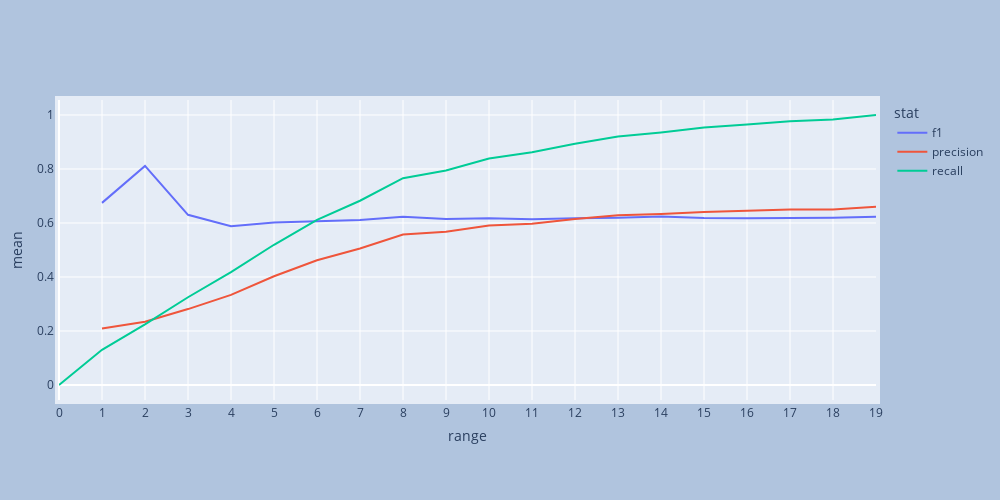

The notebook cell saved with this chart:
### Code cell
import seaborn as sns 
import matplotlib.pyplot as plt 

means_f1= f1_df_play.iloc[:,1:].mean(axis=0, skipna=True)
std_f1= f1_df_play.iloc[:,1:].std(axis=0, skipna=True)
f1_stats= pd.DataFrame(
    {
        "range": [r for r in range(0,max_remap)],
        "mean": means_f1,
        "std": std_f1,
        "stat": "f1"
    }
)

means_precision= precision_df_play.iloc[:,1:].mean(axis=0, skipna=True)
std_precision= precision_df_play.iloc[:,1:].std(axis=0, skipna=True)
precision_stats= pd.DataFrame(
    {
        "range": [r for r in range(0,max_remap)],
        "mean": means_precision,
        "std": std_precision,
        "stat": "precision"
    }
)


means_recall= recall_df_play.iloc[:,1:].mean(axis=0, skipna=True)   
std_recall= recall_df_play.iloc[:,1:].std(axis=0, skipna=True)
recall_stats= pd.DataFrame(
    {
        "range": [r for r in range(0,max_remap)],
        "mean": means_recall,
        "std": std_recall,
        "stat": "recall"
    }
)

compound_stats= pd.concat([f1_stats, precision_stats, recall_stats], axis=0).reset_index(drop=True)
compound_horizontal= pd.DataFrame(
    {   
        "precision": means_precision,
        "recall": means_recall,
    }

)

## plotly lineplot

import plotly.express as px

plt.figure(figsize=(10,5))
fig = px.line(compound_stats, x="range", y="mean", color='stat')

# plotly image size

fig.update_layout(
    autosize=False,
    width=1000,
    height=500,
    margin=dict(
        
        l=50,
        r=50,
        b=100,
        t=100,
        pad=4

    ),
    paper_bgcolor="LightSteelBlue",
)

# Plotly xticks

fig.update_xaxes(
    tickmode = 'array',
    tickvals = tuple(range(0, max_remap)),
)

fig.show()

## seaborn plot with std

sns.set_theme(style="whitegrid")
plt.figure(figsize=(10,5))

sns.lineplot(
    data=compound_stats,
    x="range",
    y="mean",
    hue= "stat"

)

plt.xticks(range(0, max_remap))

plt.show()


plt.figure(figsize=(10,5))
plt.errorbar(range(0, max_remap), means_f1, yerr=std_f1, fmt='o')
plt.errorbar(range(0, max_remap), means_precision, yerr=std_precision, fmt='o')
plt.errorbar(range(0, max_remap), means_recall, yerr=std_recall, fmt='o')
plt.xticks(range(0, max_remap))
plt.xlabel("TAXID threshold")
plt.ylabel("mean")
plt.legend(["f1", "precision", "recall"])
plt.show()

### Figure 1 — Plotly figure (JSON) as saved in the notebook; plotly's stock layout.template omitted (floating-point values rounded to 4 significant figures)
{"data": [{"hovertemplate": "stat=f1<br>range=%{x}<br>mean=%{y}<extra></extra>", "legendgroup": "f1", "line": {"color": "#636efa", "dash": "solid"}, "marker": {"symbol": "circle"}, "mode": "lines", "name": "f1", "orientation": "v", "showlegend": true, "type": "scatter", "x": [0, 1, 2, 3, 4, 5, 6, 7, 8, 9, 10, 11, 12, 13, 14, 15, 16, 17, 18, 19], "xaxis": "x", "y": [null, 0.6746, 0.8114, 0.6303, 0.5882, 0.6017, 0.6073, 0.6115, 0.6228, 0.6151, 0.6172, 0.6141, 0.6176, 0.619, 0.6239, 0.6183, 0.6176, 0.6188, 0.6193, 0.6234], "yaxis": "y"}, {"hovertemplate": "stat=precision<br>range=%{x}<br>mean=%{y}<extra></extra>", "legendgroup": "precision", "line": {"color": "#EF553B", "dash": "solid"}, "marker": {"symbol": "circle"}, "mode": "lines", "name": "precision", "orientation": "v", "showlegend": true, "type": "scatter", "x": [0, 1, 2, 3, 4, 5, 6, 7, 8, 9, 10, 11, 12, 13, 14, 15, 16, 17, 18, 19], "xaxis": "x", "y": [null, 0.2095, 0.2345, 0.2812, 0.3339, 0.4027, 0.4618, 0.5055, 0.5575, 0.5672, 0.5906, 0.5977, 0.6152, 0.6288, 0.6331, 0.6407, 0.6446, 0.6498, 0.6501, 0.6602], "yaxis": "y"}, {"hovertemplate": "stat=recall<br>range=%{x}<br>mean=%{y}<extra></extra>", "legendgroup": "recall", "line": {"color": "#00cc96", "dash": "solid"}, "marker": {"symbol": "circle"}, "mode": "lines", "name": "recall", "orientation": "v", "showlegend": true, "type": "scatter", "x": [0, 1, 2, 3, 4, 5, 6, 7, 8, 9, 10, 11, 12, 13, 14, 15, 16, 17, 18, 19], "xaxis": "x", "y": [0, 0.1304, 0.2247, 0.325, 0.4183, 0.5194, 0.6119, 0.6824, 0.7659, 0.7948, 0.8386, 0.8625, 0.8936, 0.9202, 0.9356, 0.9533, 0.965, 0.9768, 0.9835, 1], "yaxis": "y"}], "layout": {"autosize": false, "height": 500, "legend": {"title": {"text": "stat"}, "tracegroupgap": 0}, "margin": {"b": 100, "l": 50, "pad": 4, "r": 50, "t": 100}, "paper_bgcolor": "LightSteelBlue", "width": 1000, "xaxis": {"anchor": "y", "domain": [0, 1], "tickmode": "array", "tickvals": [0, 1, 2, 3, 4, 5, 6, 7, 8, 9, 10, 11, 12, 13, 14, 15, 16, 17, 18, 19], "title": {"text": "range"}}, "yaxis": {"anchor": "x", "domain": [0, 1], "title": {"text": "mean"}}}}
